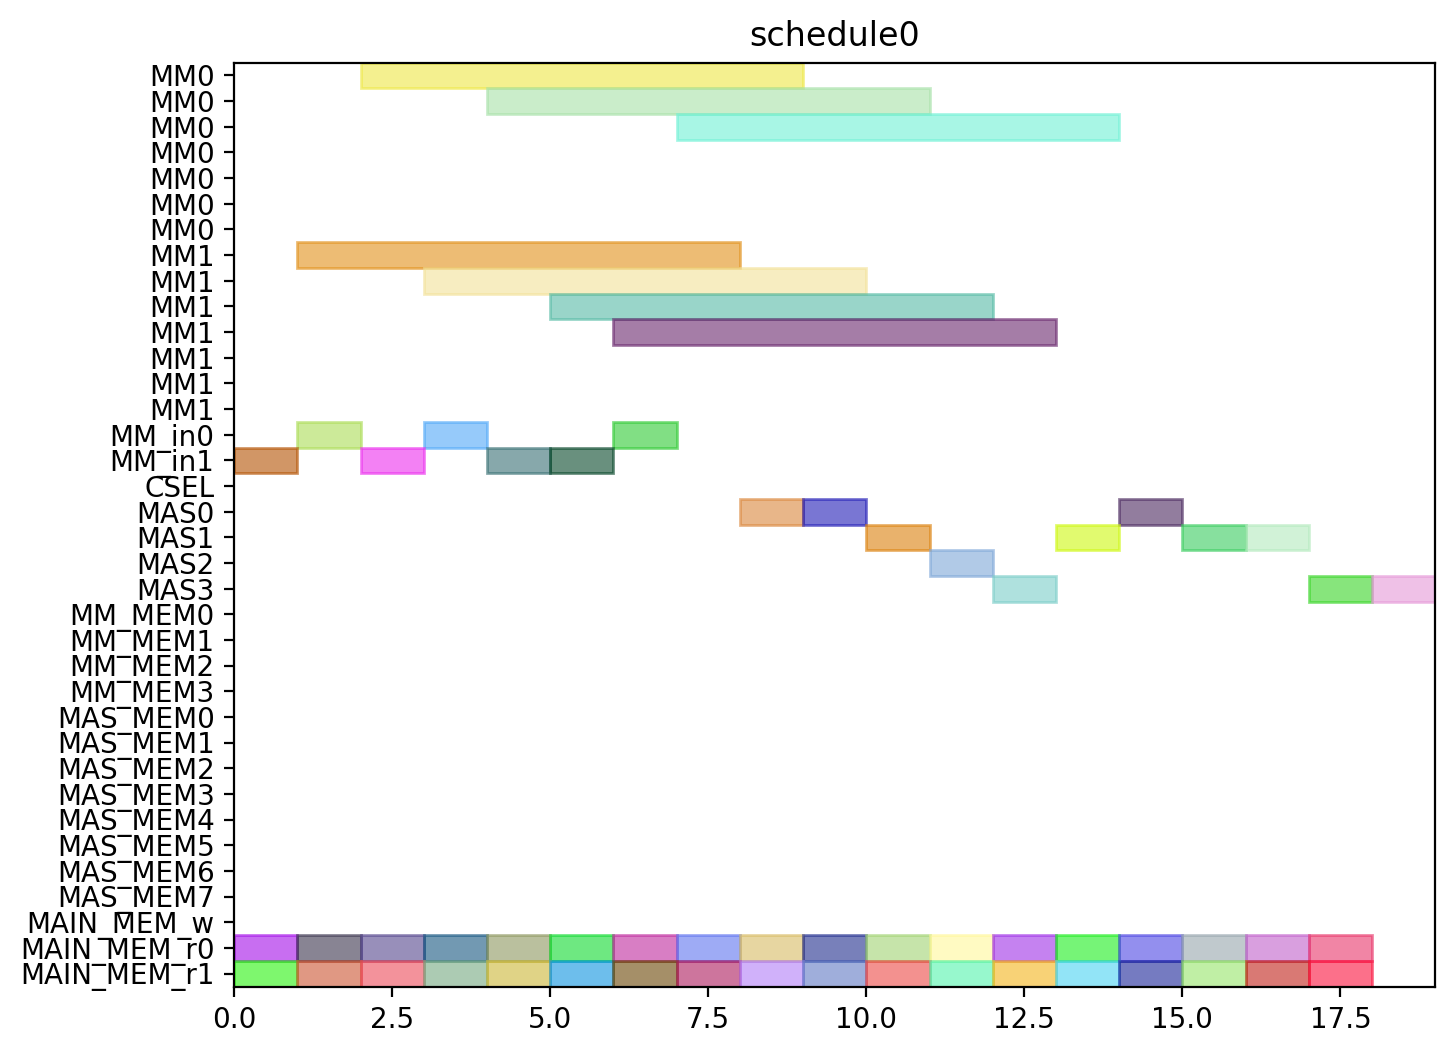

This figure's Python source:
from pyschedule import Scenario, solvers, plotters, alt


def solve():
	horizon = 120
	S = Scenario("schedule0", horizon=horizon)

	# resource
	MM = S.Resources('MM', num=2, size=7)
	MM_in = S.Resources('MM_in', num=2)
	CSEL = S.Resource('CSEL')
	MAS = S.Resources('MAS', num=4, size=1, periods=range(1, horizon))
	MM_MEM = S.Resources('MM_MEM', num=4)
	MAS_MEM = S.Resources('MAS_MEM', num=8)
	MAIN_MEM_w = S.Resource('MAIN_MEM_w', size=1)
	MAIN_MEM_r = S.Resources('MAIN_MEM_r', num=2)

	# result of previous scheduling

	# new tasks
	t0_t0 = S.Task('t0_t0', length=1, delay_cost=1)
	t0_t0 += alt(MAS)
	t0_t0_mem0 = S.Task('t0_t0_mem0', length=1, delay_cost=1)
	t0_t0_mem0 += MAIN_MEM_r[0]
	S += t0_t0_mem0 <= t0_t0

	t0_t0_mem1 = S.Task('t0_t0_mem1', length=1, delay_cost=1)
	t0_t0_mem1 += MAIN_MEM_r[1]
	S += t0_t0_mem1 <= t0_t0

	t0_t1 = S.Task('t0_t1', length=1, delay_cost=1)
	t0_t1 += alt(MAS)
	t0_t1_mem0 = S.Task('t0_t1_mem0', length=1, delay_cost=1)
	t0_t1_mem0 += MAIN_MEM_r[0]
	S += t0_t1_mem0 <= t0_t1

	t0_t1_mem1 = S.Task('t0_t1_mem1', length=1, delay_cost=1)
	t0_t1_mem1 += MAIN_MEM_r[1]
	S += t0_t1_mem1 <= t0_t1

	t0_t3 = S.Task('t0_t3', length=7, delay_cost=1)
	t0_t3 += alt(MM)
	t0_t3_in = S.Task('t0_t3_in', length=1, delay_cost=1)
	t0_t3_in += alt(MM_in)
	S += t0_t3_in*MM_in[0]<=t0_t3*MM[0]
	S += t0_t3_in*MM_in[1]<=t0_t3*MM[1]
	t0_t3_mem0 = S.Task('t0_t3_mem0', length=1, delay_cost=1)
	t0_t3_mem0 += MAIN_MEM_r[0]
	S += t0_t3_mem0 <= t0_t3

	t0_t3_mem1 = S.Task('t0_t3_mem1', length=1, delay_cost=1)
	t0_t3_mem1 += MAIN_MEM_r[1]
	S += t0_t3_mem1 <= t0_t3

	t1_t0 = S.Task('t1_t0', length=1, delay_cost=1)
	t1_t0 += alt(MAS)
	t1_t0_mem0 = S.Task('t1_t0_mem0', length=1, delay_cost=1)
	t1_t0_mem0 += MAIN_MEM_r[0]
	S += t1_t0_mem0 <= t1_t0

	t1_t0_mem1 = S.Task('t1_t0_mem1', length=1, delay_cost=1)
	t1_t0_mem1 += MAIN_MEM_r[1]
	S += t1_t0_mem1 <= t1_t0

	t1_t1 = S.Task('t1_t1', length=1, delay_cost=1)
	t1_t1 += alt(MAS)
	t1_t1_mem0 = S.Task('t1_t1_mem0', length=1, delay_cost=1)
	t1_t1_mem0 += MAIN_MEM_r[0]
	S += t1_t1_mem0 <= t1_t1

	t1_t1_mem1 = S.Task('t1_t1_mem1', length=1, delay_cost=1)
	t1_t1_mem1 += MAIN_MEM_r[1]
	S += t1_t1_mem1 <= t1_t1

	t1_t3 = S.Task('t1_t3', length=7, delay_cost=1)
	t1_t3 += alt(MM)
	t1_t3_in = S.Task('t1_t3_in', length=1, delay_cost=1)
	t1_t3_in += alt(MM_in)
	S += t1_t3_in*MM_in[0]<=t1_t3*MM[0]
	S += t1_t3_in*MM_in[1]<=t1_t3*MM[1]
	t1_t3_mem0 = S.Task('t1_t3_mem0', length=1, delay_cost=1)
	t1_t3_mem0 += MAIN_MEM_r[0]
	S += t1_t3_mem0 <= t1_t3

	t1_t3_mem1 = S.Task('t1_t3_mem1', length=1, delay_cost=1)
	t1_t3_mem1 += MAIN_MEM_r[1]
	S += t1_t3_mem1 <= t1_t3

	t2_t2 = S.Task('t2_t2', length=1, delay_cost=1)
	t2_t2 += alt(MAS)
	t2_t2_mem0 = S.Task('t2_t2_mem0', length=1, delay_cost=1)
	t2_t2_mem0 += MAIN_MEM_r[0]
	S += t2_t2_mem0 <= t2_t2

	t2_t2_mem1 = S.Task('t2_t2_mem1', length=1, delay_cost=1)
	t2_t2_mem1 += MAIN_MEM_r[1]
	S += t2_t2_mem1 <= t2_t2

	t5_t0 = S.Task('t5_t0', length=7, delay_cost=1)
	t5_t0 += alt(MM)
	t5_t0_in = S.Task('t5_t0_in', length=1, delay_cost=1)
	t5_t0_in += alt(MM_in)
	S += t5_t0_in*MM_in[0]<=t5_t0*MM[0]
	S += t5_t0_in*MM_in[1]<=t5_t0*MM[1]
	t5_t0_mem0 = S.Task('t5_t0_mem0', length=1, delay_cost=1)
	t5_t0_mem0 += MAIN_MEM_r[0]
	S += t5_t0_mem0 <= t5_t0

	t5_t0_mem1 = S.Task('t5_t0_mem1', length=1, delay_cost=1)
	t5_t0_mem1 += MAIN_MEM_r[1]
	S += t5_t0_mem1 <= t5_t0

	t5_t1 = S.Task('t5_t1', length=7, delay_cost=1)
	t5_t1 += alt(MM)
	t5_t1_in = S.Task('t5_t1_in', length=1, delay_cost=1)
	t5_t1_in += alt(MM_in)
	S += t5_t1_in*MM_in[0]<=t5_t1*MM[0]
	S += t5_t1_in*MM_in[1]<=t5_t1*MM[1]
	t5_t1_mem0 = S.Task('t5_t1_mem0', length=1, delay_cost=1)
	t5_t1_mem0 += MAIN_MEM_r[0]
	S += t5_t1_mem0 <= t5_t1

	t5_t1_mem1 = S.Task('t5_t1_mem1', length=1, delay_cost=1)
	t5_t1_mem1 += MAIN_MEM_r[1]
	S += t5_t1_mem1 <= t5_t1

	t5_t2 = S.Task('t5_t2', length=1, delay_cost=1)
	t5_t2 += alt(MAS)
	t5_t2_mem0 = S.Task('t5_t2_mem0', length=1, delay_cost=1)
	t5_t2_mem0 += MAIN_MEM_r[0]
	S += t5_t2_mem0 <= t5_t2

	t5_t2_mem1 = S.Task('t5_t2_mem1', length=1, delay_cost=1)
	t5_t2_mem1 += MAIN_MEM_r[1]
	S += t5_t2_mem1 <= t5_t2

	t5_t3 = S.Task('t5_t3', length=1, delay_cost=1)
	t5_t3 += alt(MAS)
	t5_t3_mem0 = S.Task('t5_t3_mem0', length=1, delay_cost=1)
	t5_t3_mem0 += MAIN_MEM_r[0]
	S += t5_t3_mem0 <= t5_t3

	t5_t3_mem1 = S.Task('t5_t3_mem1', length=1, delay_cost=1)
	t5_t3_mem1 += MAIN_MEM_r[1]
	S += t5_t3_mem1 <= t5_t3

	t7_t0 = S.Task('t7_t0', length=1, delay_cost=1)
	t7_t0 += alt(MAS)
	t7_t0_mem0 = S.Task('t7_t0_mem0', length=1, delay_cost=1)
	t7_t0_mem0 += MAIN_MEM_r[0]
	S += t7_t0_mem0 <= t7_t0

	t7_t0_mem1 = S.Task('t7_t0_mem1', length=1, delay_cost=1)
	t7_t0_mem1 += MAIN_MEM_r[1]
	S += t7_t0_mem1 <= t7_t0

	t7_t1 = S.Task('t7_t1', length=1, delay_cost=1)
	t7_t1 += alt(MAS)
	t7_t1_mem0 = S.Task('t7_t1_mem0', length=1, delay_cost=1)
	t7_t1_mem0 += MAIN_MEM_r[0]
	S += t7_t1_mem0 <= t7_t1

	t7_t1_mem1 = S.Task('t7_t1_mem1', length=1, delay_cost=1)
	t7_t1_mem1 += MAIN_MEM_r[1]
	S += t7_t1_mem1 <= t7_t1

	t7_t3 = S.Task('t7_t3', length=7, delay_cost=1)
	t7_t3 += alt(MM)
	t7_t3_in = S.Task('t7_t3_in', length=1, delay_cost=1)
	t7_t3_in += alt(MM_in)
	S += t7_t3_in*MM_in[0]<=t7_t3*MM[0]
	S += t7_t3_in*MM_in[1]<=t7_t3*MM[1]
	t7_t3_mem0 = S.Task('t7_t3_mem0', length=1, delay_cost=1)
	t7_t3_mem0 += MAIN_MEM_r[0]
	S += t7_t3_mem0 <= t7_t3

	t7_t3_mem1 = S.Task('t7_t3_mem1', length=1, delay_cost=1)
	t7_t3_mem1 += MAIN_MEM_r[1]
	S += t7_t3_mem1 <= t7_t3

	t10_t0 = S.Task('t10_t0', length=7, delay_cost=1)
	t10_t0 += alt(MM)
	t10_t0_in = S.Task('t10_t0_in', length=1, delay_cost=1)
	t10_t0_in += alt(MM_in)
	S += t10_t0_in*MM_in[0]<=t10_t0*MM[0]
	S += t10_t0_in*MM_in[1]<=t10_t0*MM[1]
	t10_t0_mem0 = S.Task('t10_t0_mem0', length=1, delay_cost=1)
	t10_t0_mem0 += MAIN_MEM_r[0]
	S += t10_t0_mem0 <= t10_t0

	t10_t0_mem1 = S.Task('t10_t0_mem1', length=1, delay_cost=1)
	t10_t0_mem1 += MAIN_MEM_r[1]
	S += t10_t0_mem1 <= t10_t0

	t10_t1 = S.Task('t10_t1', length=7, delay_cost=1)
	t10_t1 += alt(MM)
	t10_t1_in = S.Task('t10_t1_in', length=1, delay_cost=1)
	t10_t1_in += alt(MM_in)
	S += t10_t1_in*MM_in[0]<=t10_t1*MM[0]
	S += t10_t1_in*MM_in[1]<=t10_t1*MM[1]
	t10_t1_mem0 = S.Task('t10_t1_mem0', length=1, delay_cost=1)
	t10_t1_mem0 += MAIN_MEM_r[0]
	S += t10_t1_mem0 <= t10_t1

	t10_t1_mem1 = S.Task('t10_t1_mem1', length=1, delay_cost=1)
	t10_t1_mem1 += MAIN_MEM_r[1]
	S += t10_t1_mem1 <= t10_t1

	t10_t2 = S.Task('t10_t2', length=1, delay_cost=1)
	t10_t2 += alt(MAS)
	t10_t2_mem0 = S.Task('t10_t2_mem0', length=1, delay_cost=1)
	t10_t2_mem0 += MAIN_MEM_r[0]
	S += t10_t2_mem0 <= t10_t2

	t10_t2_mem1 = S.Task('t10_t2_mem1', length=1, delay_cost=1)
	t10_t2_mem1 += MAIN_MEM_r[1]
	S += t10_t2_mem1 <= t10_t2

	t10_t3 = S.Task('t10_t3', length=1, delay_cost=1)
	t10_t3 += alt(MAS)
	t10_t3_mem0 = S.Task('t10_t3_mem0', length=1, delay_cost=1)
	t10_t3_mem0 += MAIN_MEM_r[0]
	S += t10_t3_mem0 <= t10_t3

	t10_t3_mem1 = S.Task('t10_t3_mem1', length=1, delay_cost=1)
	t10_t3_mem1 += MAIN_MEM_r[1]
	S += t10_t3_mem1 <= t10_t3

	solvers.mip.solve(S,msg=1,kind='CPLEX',ratio_gap=1.01)

	solution = [['hoge']*len(S.solution()[1]) for i in range(len(S.solution()))]
	for i in range(len(S.solution())):
		for j in range(len(S.solution()[i])):
			solution[i][j]=str(S.solution()[i][j])
	print(solution)

	cycles = int(solution[-1][3])

	pic_file_name = "/home/mfukuda/ABE/multiRAM_multiMAS_16mux/scheduling_result/stage7MM2_stage1MAS4/EP2_DBL_w_EVAL/schedule0.png"
	if(S.solution() != []):
		plotters.matplotlib.plot(S,img_filename=pic_file_name, show_task_labels=False, fig_size=(cycles*0.25+3, 6))

	return solution
